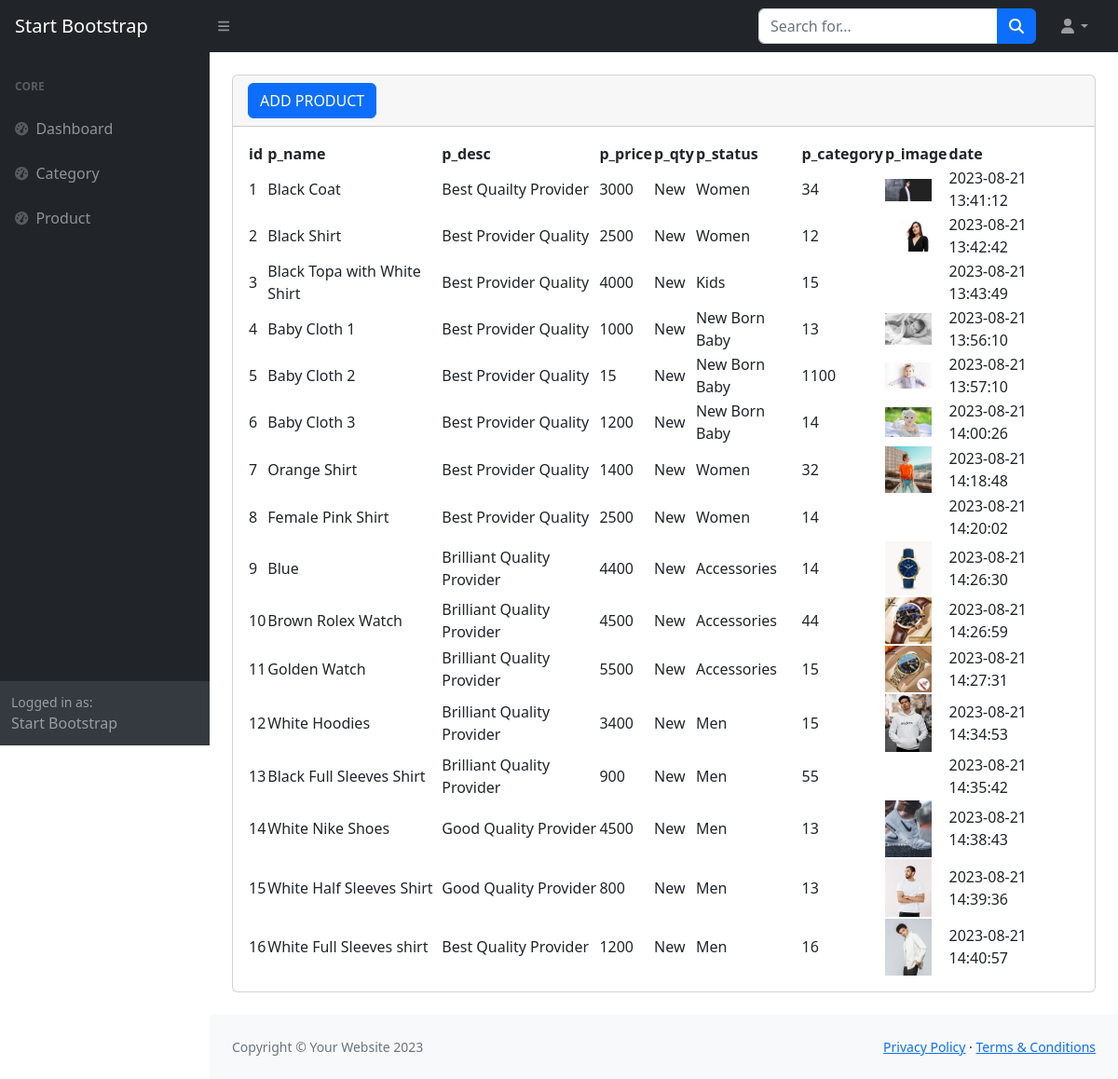
Screenshot of /Admin_Dashboard/pageManagment.php?product (signed in) with the database file from the repository.
### tables this page shows
CREATE TABLE `product` (
  `id` int(11) NOT NULL,
  `p_name` varchar(255) NOT NULL,
  `p_desc` varchar(255) NOT NULL,
  `p_price` int(11) NOT NULL,
  `p_qty` int(11) NOT NULL,
  `p_status` varchar(255) NOT NULL,
  `p_category` varchar(255) NOT NULL,
  `p_image` varchar(255) NOT NULL,
  `date` timestamp NOT NULL DEFAULT current_timestamp() ON UPDATE current_timestamp()
);

### Admin_Dashboard/product.php (the view, shortened to what this page needs)
<main>
                    <div class="container-fluid px-4">
                        <div class="card mb-4">
                            <div class="card-header">
                               <a class="btn btn-primary" href="" data-bs-toggle="modal" data-bs-target="#productModal">ADD PRODUCT</a>
                            </div>
                            <div class="card-body">
                                <table id="datatablesSimple">
                                    <thead>
                                        <tr>
                                            <th>id</th>
                                            <th>p_name</th>
                                            <th>p_desc</th>
                                            <th>p_price</th>
                                            <th>p_qty</th>
                                            <th>p_status</th>
                                            <th>p_category</th>
                                            <th>p_image</th>
                                            <th>date</th>
                                        </tr>
                                    </thead>
                                    <?php
                                $FetchAllData = mysqli_query($con,"SELECT * FROM product");
                                if($isDataExists = mysqli_num_rows($FetchAllData) > 0){
                                    $sno = 1;
                                    while($value = mysqli_fetch_array($FetchAllData)){
                                        ?>
                                        <tr>
                                            <td><?php echo $sno; $sno++;?></td>
                                            <td><?php echo $value['p_name']?></td>
                                            <td><?php echo $value['p_desc']?></td>
                                            <td><?php echo $value['p_price']?></td>
                                            <td><?php echo $value['p_status']?></td>
                                            <td><?php echo $value['p_category']?></td>
                                            <td><?php echo $value['p_qty']?></td>
                                            <td><img src="images/<?php echo $value['p_image']?>" alt=""width="50px"></td>
                                            <td><?php echo $value['date']?></td>
                                        </tr>
                                        <?php
                                    }
                                }
                                        ?>
                                </table>
                            </div>
                        </div>
                    </div>
                </main>

### Admin_Dashboard/pageManagment.php (shortened to what this page needs)
<?php
include "../connection.php";
?>
<!DOCTYPE html>
<html lang="en">
    <head>
        <link href="https://cdn.jsdelivr.net/npm/simple-datatables@7.1.2/dist/style.min.css" rel="stylesheet" />
        <link href="css/styles.css" rel="stylesheet" />
    </head>
    <body class="sb-nav-fixed">
        <?php include "top_navbar.php" ?>
        <div id="layoutSidenav">
        <?php include "side_navbar.php" ?>
            <div id="layoutSidenav_content">
            <?php
            if(isset($_GET['product'])){
                include "product.php";
            }
            ?>
                <?php include "footer.php" ?>
            </div>
        </div>
    </body>
</html>

### Admin_Dashboard/top_navbar.php (shortened to what this page needs)
<nav class="sb-topnav navbar navbar-expand navbar-dark bg-dark">
            <a class="navbar-brand ps-3" href="index.html">Start Bootstrap</a>
            <button class="btn btn-link btn-sm order-1 order-lg-0 me-4 me-lg-0" id="sidebarToggle" href="#!"><i class="fas fa-bars"></i></button>
            <form class="d-none d-md-inline-block form-inline ms-auto me-0 me-md-3 my-2 my-md-0">
                <div class="input-group">
                    <input class="form-control" type="text" placeholder="Search for..." aria-label="Search for..." aria-describedby="btnNavbarSearch" />
                    <button class="btn btn-primary" id="btnNavbarSearch" type="button"><i class="fas fa-search"></i></button>
                </div>
            </form>
            <ul class="navbar-nav ms-auto ms-md-0 me-3 me-lg-4">
                <li class="nav-item dropdown">
                    <a class="nav-link dropdown-toggle" id="navbarDropdown" href="#" role="button" data-bs-toggle="dropdown" aria-expanded="false"><i class="fas fa-user fa-fw"></i></a>
                </li>
            </ul>
        </nav>

### Admin_Dashboard/side_navbar.php
<div id="layoutSidenav_nav">
                <nav class="sb-sidenav accordion sb-sidenav-dark" id="sidenavAccordion">
                    <div class="sb-sidenav-menu">
                        <div class="nav">
                            <div class="sb-sidenav-menu-heading">Core</div>
                            <a class="nav-link" href="pageManagment.php?index">
                                <div class="sb-nav-link-icon"><i class="fas fa-tachometer-alt"></i></div>
                                Dashboard
                            </a>
                            <a class="nav-link" href="pageManagment.php?category">
                                <div class="sb-nav-link-icon"><i class="fas fa-tachometer-alt"></i></div>
                                Category
                            </a>
                            <a class="nav-link" href="pageManagment.php?product">
                                <div class="sb-nav-link-icon"><i class="fas fa-tachometer-alt"></i></div>
                                Product
                            </a>
                        </div>
                    </div>
                    <div class="sb-sidenav-footer">
                        <div class="small">Logged in as:</div>
                        Start Bootstrap
                    </div>
                </nav>
            </div>

### Admin_Dashboard/footer.php
<footer class="py-4 bg-light mt-auto">
                    <div class="container-fluid px-4">
                        <div class="d-flex align-items-center justify-content-between small">
                            <div class="text-muted">Copyright &copy; Your Website 2023</div>
                            <div>
                                <a href="#">Privacy Policy</a>
                                &middot;
                                <a href="#">Terms &amp; Conditions</a>
                            </div>
                        </div>
                    </div>
                </footer>

### rows the page displays
product: p_name "Black Coat", p_desc "Best Quailty Provider", p_price "3000", p_status "New", p_category "Women", p_qty "34", p_image (picture), date "2023-08-21 13:41:12"
product: p_name "Black Shirt", p_desc "Best Provider Quality", p_price "2500", p_status "New", p_category "Women", p_qty "12", p_image (picture), date "2023-08-21 13:42:42"
product: p_name "Black Topa with White Shirt", p_desc "Best Provider Quality", p_price "4000", p_status "New", p_category "Kids", p_qty "15", date "2023-08-21 13:43:49"
product: p_name "Baby Cloth 1", p_desc "Best Provider Quality", p_price "1000", p_status "New", p_category "New Born Baby", p_qty "13", p_image (picture), date "2023-08-21 13:56:10"
product: p_name "Baby Cloth 2", p_desc "Best Provider Quality", p_price "15", p_status "New", p_category "New Born Baby", p_qty "1100", p_image (picture), date "2023-08-21 13:57:10"
product: p_name "Baby Cloth 3", p_desc "Best Provider Quality", p_price "1200", p_status "New", p_category "New Born Baby", p_qty "14", p_image (picture), date "2023-08-21 14:00:26"
product: p_name "Orange Shirt", p_desc "Best Provider Quality", p_price "1400", p_status "New", p_category "Women", p_qty "32", p_image (picture), date "2023-08-21 14:18:48"
product: p_name "Female Pink Shirt", p_desc "Best Provider Quality", p_price "2500", p_status "New", p_category "Women", p_qty "14", date "2023-08-21 14:20:02"
product: p_name "Blue", p_desc "Brilliant Quality Provider", p_price "4400", p_status "New", p_category "Accessories", p_qty "14", p_image (picture), date "2023-08-21 14:26:30"
product: p_name "Brown Rolex Watch", p_desc "Brilliant Quality Provider", p_price "4500", p_status "New", p_category "Accessories", p_qty "44", p_image (picture), date "2023-08-21 14:26:59"
product: p_name "Golden Watch", p_desc "Brilliant Quality Provider", p_price "5500", p_status "New", p_category "Accessories", p_qty "15", p_image (picture), date "2023-08-21 14:27:31"
product: p_name "White Hoodies", p_desc "Brilliant Quality Provider", p_price "3400", p_status "New", p_category "Men", p_qty "15", p_image (picture), date "2023-08-21 14:34:53"
product: p_name "Black Full Sleeves Shirt", p_desc "Brilliant Quality Provider", p_price "900", p_status "New", p_category "Men", p_qty "55", date "2023-08-21 14:35:42"
product: p_name "White Nike Shoes", p_desc "Good Quality Provider", p_price "4500", p_status "New", p_category "Men", p_qty "13", p_image (picture), date "2023-08-21 14:38:43"
product: p_name "White Half Sleeves Shirt", p_desc "Good Quality Provider", p_price "800", p_status "New", p_category "Men", p_qty "13", p_image (picture), date "2023-08-21 14:39:36"
product: p_name "White Full Sleeves shirt", p_desc "Best Quality Provider", p_price "1200", p_status "New", p_category "Men", p_qty "16", p_image (picture), date "2023-08-21 14:40:57"
